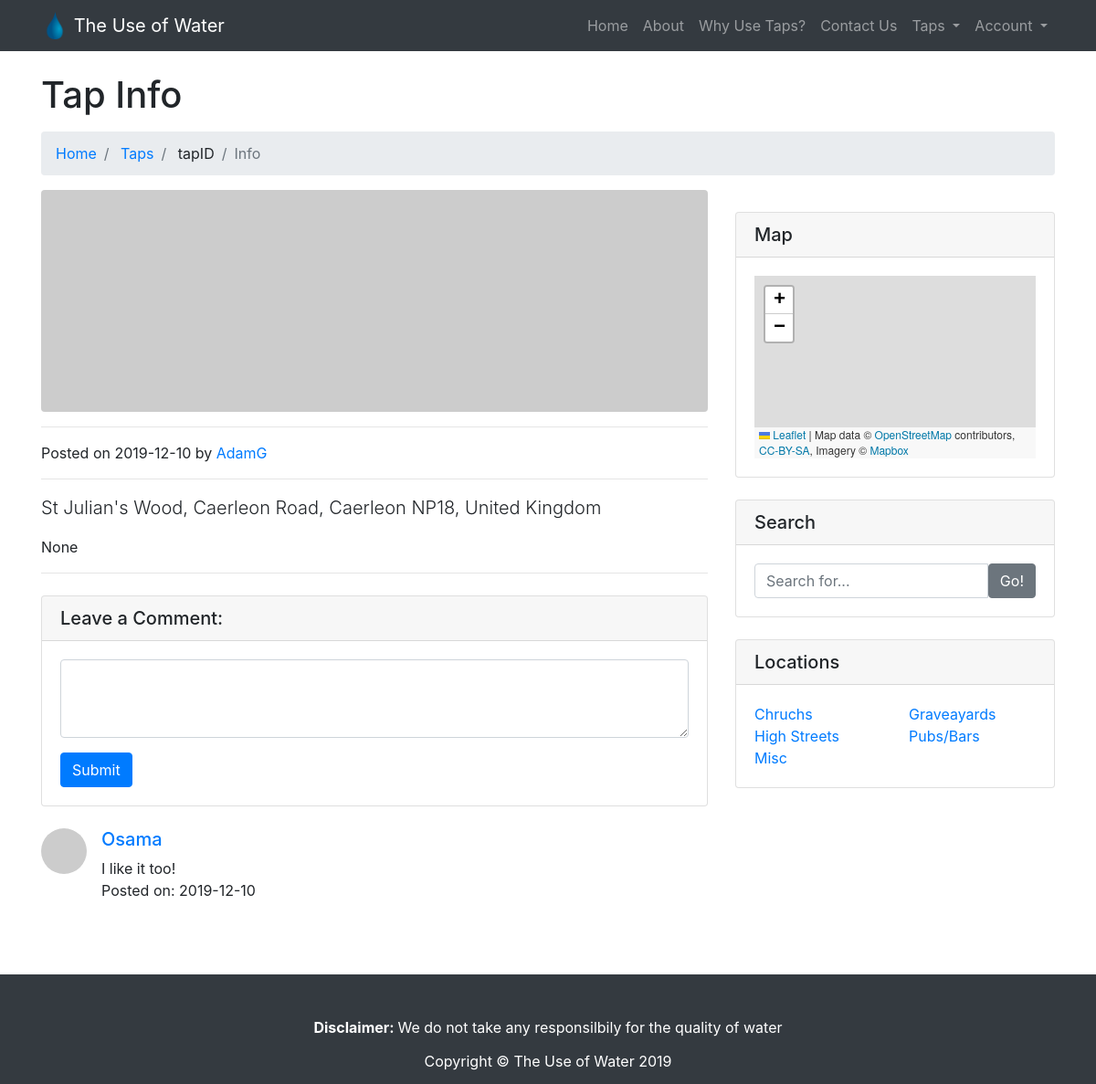
Screenshot of /home/taps/2/info with the database file from the repository.
### tables this page shows
CREATE TABLE "taps" (
	"id" INTEGER NOT NULL PRIMARY KEY AUTOINCREMENT UNIQUE,
	"address" TEXT NOT NULL,
	"latitude"	TEXT NOT NULL,
	"longitude" TEXT NOT NULL,
	"picture"	TEXT,
	"userID" INTEGER NOT NULL,
	"postDate" DATE,
	"description" TEXT,
	FOREIGN KEY("userID") REFERENCES users("id")
);

CREATE TABLE "users"(
	"id"  INTEGER NOT NULL PRIMARY KEY AUTOINCREMENT UNIQUE,
	"userName" TEXT NOT NULL UNIQUE,
	"password" TEXT NOT NULL,
	"role" BOOLEAN NOT NULL

);

CREATE TABLE "reviews"(
	"id" INTEGER NOT NULL PRIMARY KEY AUTOINCREMENT UNIQUE,
	"comment" TEXT NOT NULL,
	"date" TEXT NOT NULL,
	"tapID" INTEGER NOT NULL,
	"userID" INTEGER NOT NULL,
	FOREIGN KEY("tapID") REFERENCES taps("id"),
	FOREIGN KEY("userID") REFERENCES users("id")

);

### server.py (the view)
@app.route("/home/taps/<tapID>/info", methods = ['GET'])
def TapInfo(tapID):
    if request.method =='GET':
        try:
            conn = sqlite3.connect(DATABASE)
            cur = conn.cursor()
            cur.execute("SELECT * FROM taps WHERE id IS ?", [tapID])
            data = cur.fetchall()
            item = data[0]
        except:
            print('there was an error 5')
            conn.close()
        finally:
            conn.close()
        try:
            tapImage = Image.open(f"{APP_ROOT}{item[4]}",mode='r')
            tapImageRoute = item[4]
        except Exception as e:
            print(e)
            tapImageRoute = "http://placehold.it/900x300"
            print("failed to load")
        try:
            conn = sqlite3.connect(DATABASE)
            cur = conn.cursor()
            cur.execute("SELECT username FROM users WHERE id IS ?;", (str(item[5])))
            userdata = cur.fetchall()
            username = userdata[0][0]
        except:
            print('there was an error 6')
            conn.close()
        finally:
            conn.close()
        try:
            conn = sqlite3.connect(DATABASE)
            cur = conn.cursor()
            cur.execute("SELECT * from reviews WHERE tapID IS ?", ([str(item[0])]))
            commentdata = cur.fetchall()
        except:
            print('there was an error 7')
            commentdata = []
            conn.close()
        finally:
            conn.close()
        all_comment_data = []
        for comment in commentdata:
            try:
                conn = sqlite3.connect(DATABASE)
                cur = conn.cursor()
                cur.execute("SELECT id, userName from users WHERE id IS ?", (str(comment[4])))
                commentuserdata = cur.fetchall()
                commentuserdata = commentuserdata[0]
            except:
                print('there was an error 8')
                conn.close()
            finally:
                conn.close()
            one_comment_data= {'data': comment[1], 'date': comment[2], 'userLink': '/home/users/' + str(commentuserdata[0]) + '/info', 'username': commentuserdata[1]}
            all_comment_data.append(one_comment_data)
        one_tap_data = {'TapID': item[0], 'Address': item[1], 'Longitude': item[3], 'Latitude': item[2], 'Image': tapImageRoute, 'Description': item[7], 'PostDate': item[6], 'UserLink': '/home/users/' + str(item[5]) + '/info', 'UserName': username}
        return render_template('TapInfo.html', alltapdata = one_tap_data, allcommentdata = all_comment_data)

### templates/TapInfo.html (shortened to what this page needs)
{%extends 'generalPageStyling.html'%}
{%block mainBlock%}
<link rel="stylesheet" href="https://unpkg.com/leaflet@1.6.0/dist/leaflet.css"
integrity="sha512-xwE/Az9zrjBIphAcBb3F6JVqxf46+CDLwfLMHloNu6KEQCAWi6HcDUbeOfBIptF7tcCzusKFjFw2yuvEpDL9wQ=="
crossorigin=""/>
  <div class="container">
    <h1 class="mt-4 mb-3">
        Tap Info
    </h1>
    <ol class="breadcrumb">
      <li class="breadcrumb-item">
        <a href="/home">Home</a>
      </li>
      <li class="breadcrumb-item">
        <a href="/home/taps">Taps</a>
      </li>
      <li class="breadcrumb-item">
        tapID
      </li>
      <li class="breadcrumb-item active">Info</li>
    </ol>
    <div class="row">
      <div class="col-lg-8">
        <img class="img-fluid rounded" src={{alltapdata.Image}} alt="">
        <hr>
        <p>Posted on {{alltapdata.PostDate}} by
          <a href={{alltapdata.UserLink}}>{{alltapdata.UserName}}</a>
        </p>
        <hr>
        <p class="lead">{{alltapdata.Address}}</p>
        <p>{{alltapdata.Description}}</p>
        <hr>
        <div class="card my-4">
          <h5 class="card-header">Leave a Comment:</h5>
          <div class="card-body">
            <form id='commentForm'>
              <div class="form-group">
                <textarea class="form-control" rows="3" name="inputComment"></textarea>
              </div>
              <button type="button" onclick="Addcomment()" class="btn btn-primary">Submit</button>
            </form>
          </div>
        </div>
        {%for comment in allcommentdata%}
        <div class="media mb-4">
          <img class="d-flex mr-3 rounded-circle" src="https://placehold.it/50x50?text=Profile+Image" alt="">
          <div class="media-body">
            <a href={{comment.userLink}}><h5 class="mt-0">{{comment.username}}</h5></a>
            {{comment.data}}
            <p>Posted on: {{comment.date}}</p>
          </div>
        </div>
        {%endfor%}
      </div>
      <div class="col-md-4">
        <div class="card my-4">
          <h5 class="card-header">Map</h5>
          <div class="card-body">
            <div id="mapid" class="TapWaypoint" style="width: 100%; height: 25vh;"></div>
          </div>
        </div>
        <div class="card mb-4">
          <h5 class="card-header">Search</h5>
          <div class="card-body">
            <div class="input-group">
                <input type="text" class="form-control" id="SearchInput" placeholder="Search for...">
                <span class="input-group-btn">
                    <button class="btn btn-secondary" onclick="LoadSearch()" type="button">Go!</button>
                </span>
            </div>
          </div>
        </div>
        <div class="card my-4">
            <h5 class="card-header">Locations</h5>
            <div class="card-body">
            <div class="row">
                <div class="col-lg-6">
                <ul class="list-unstyled mb-0">
                    <li>
                    <a href="#">Chruchs</a>
                    </li>
                    <li>
                    <a href="#">High Streets</a>
                    </li>
                    <li>
                    <a href="#">Misc</a>
                    </li>
                </ul>
                </div>
                <div class="col-lg-6">
                <ul class="list-unstyled mb-0">
                    <li>
                    <a href="#">Graveayards</a>
                    </li>
                    <li>
                    <a href="#">Pubs/Bars</a>
                    </li>
                </ul>
                </div>
            </div>
            </div>
        </div>
      </div>
    </div>
  </div>
  {%endblock%}

### static/css/Stylesheet.css (style rules this page uses)
html { position: relative; min-height: 100%; }
body { padding-top: 56px; margin-bottom: 160px; }

### rows the page displays
taps: PostDate "2019-12-10", Address "St Julian's Wood, Caerleon Road, Caerleon NP18, United Kingdom"
users: UserName "AdamG"
users: username "Osama"
reviews: data "I like it too!", date "2019-12-10"

### other values shown
{{ alltapdata.Description }} "None"
